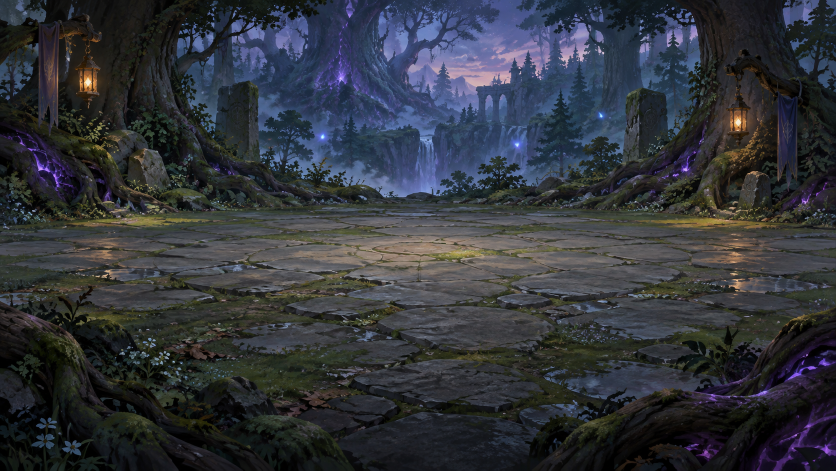
#> input picture Assets/Resources/AdamsHaven/Battle/silverwood_battle_v1.png, 1672 x 941 px (shown at 1/2 size)
$ python -i sync_codex_cards.py   (imports and definitions only)
#> lines starting #> are read from the running program, lines starting #| are printed output that depends on the picture
"""Bestiary card art for the game's BESTIARY + CODEX screen (Assets/Scripts/Codex/CodexPanel.cs).

  python Tools/sync_codex_cards.py            # copy what MonsterPrompts has so far (safe to re-run any time)
  python Tools/sync_codex_cards.py --check    # report only: forms with art, and the move-panel detection

For every bestiary form with finished art in MonsterPrompts/<family>/<form>/ it writes, under
Assets/Resources/AdamsHaven/Bestiary/Cards/:
  <form>_card.jpg    playing_card.png (card front illustration), 640x960
  <form>_thumb.jpg   the same front at 256x384 for the card grid
  <form>_moves.jpg   action_card.png (the move-list card with four blank panels), 640x960
  <form>_shadow.png  the silhouette of battle_front.png (white, with its alpha), trimmed, longest side 384: unmet
                     beasts are drawn as this shape in black
  field_<art>_shadow.png  the same for each battle cutout in FieldModels whose border is fully transparent, for forms
                     without their own battle sprite yet (cutouts that kept painted background get none)
It also gives every form its own battle cutout: battle_left.png (the sprite facing the party, like the original
cutouts; battle_front.png when there is no left view) goes to Assets/Resources/AdamsHaven/FieldModels/<form>.png,
trimmed, longest side 1024. An original hand-made cutout is kept only while its border is fully transparent; one that
kept a box of painted background (it shows as a hard rectangle in battle) is replaced by the sprite. Run
Tools/build_bestiary.py afterwards so bestiary.json points each form at its own art.
and panels.json: for each moves card, the four blank text panels found on it (normalised x, y, w, h from the
top-left, 16 numbers), so the game writes each move into its own panel. A card whose panels cannot be found gets no
entry and the game draws its own panels instead. MonsterPrompts is read only; art still being generated is picked up
next run, and the game shows it the next time the codex opens (in the Editor, after Unity imports it).
"""
import json, os, sys
import numpy as np
from PIL import Image

PROJECT = os.path.dirname(os.path.dirname(os.path.abspath(__file__)))
SRC = os.path.join(PROJECT, 'MonsterPrompts')
OUT = os.path.join(PROJECT, 'Assets', 'Resources', 'AdamsHaven', 'Bestiary', 'Cards')
BESTIARY = os.path.join(PROJECT, 'Assets', 'Resources', 'AdamsHaven', 'Bestiary', 'bestiary.json')
SIZE, THUMB = (640, 960), (256, 384)
SHADOW = 384
FIELD_MAX = 1024
# [5 lines left out: function clean_border, not called in this run]


def field_cutout(src, dst):
    """The battle sprite as a field cutout: trimmed to its alpha with a small margin, longest side FIELD_MAX."""
#> called with dst = 'out.png'
    im = Image.open(src).convert('RGBA')
    box = im.getchannel('A').point(lambda v: 255 if v > 20 else 0).getbbox()
#> box = (0, 0, 1672, 941)
    if box:
        m = 12
        im = im.crop((max(0, box[0] - m), max(0, box[1] - m), min(im.width, box[2] + m), min(im.height, box[3] + m)))
    scale = FIELD_MAX / max(im.size)
#> scale = 0.612
    if scale < 1: im = im.resize((max(1, round(im.width * scale)), max(1, round(im.height * scale))), Image.LANCZOS)
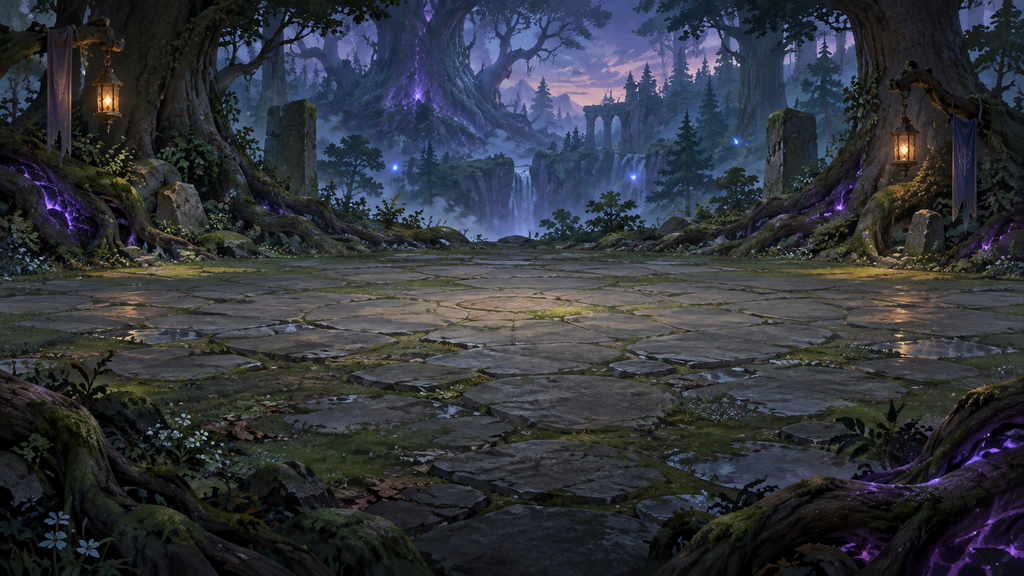
#> im: PIL image 1024x576 RGBA; mean R, G, B, A 49.8, 53.1, 59.4, 255
    im.save(dst, optimize=True)
FIELD = os.path.join(PROJECT, 'Assets', 'Resources', 'AdamsHaven', 'FieldModels')


# [119 lines left out: functions shadow, runs, find_panels, main, not called in this run]


# [2 lines not run here, left out]

>>> result = field_cutout('../Assets/Resources/AdamsHaven/Battle/silverwood_battle_v1.png', 'out.png')
